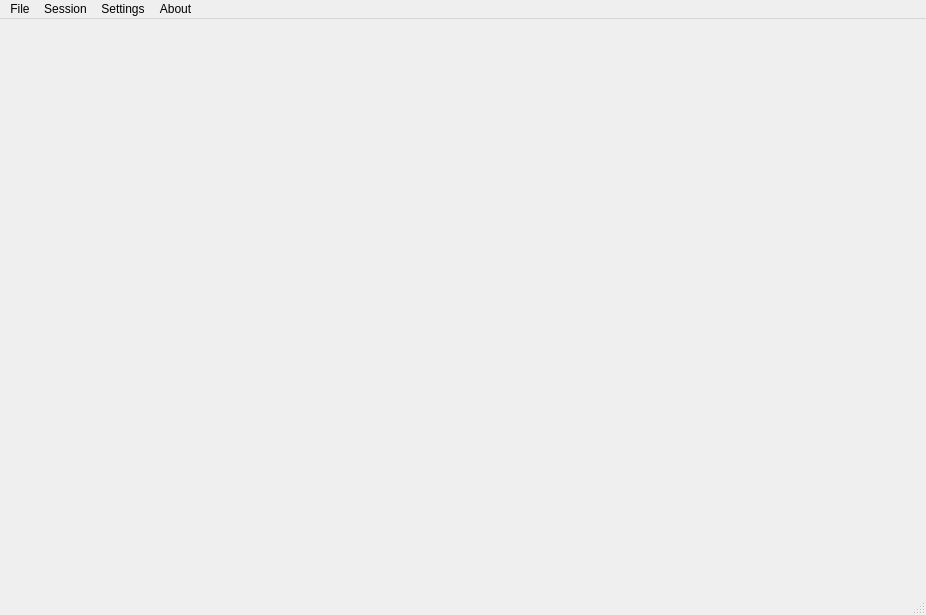
<?xml version="1.0" encoding="UTF-8"?>
<ui version="4.0">
 <class>MainWindow</class>
 <widget class="QMainWindow" name="MainWindow">
  <property name="enabled">
   <bool>true</bool>
  </property>
  <property name="geometry">
   <rect>
    <x>0</x>
    <y>0</y>
    <width>926</width>
    <height>615</height>
   </rect>
  </property>
  <property name="windowTitle">
   <string>DA_system</string>
  </property>
  <property name="toolButtonStyle">
   <enum>Qt::ToolButtonIconOnly</enum>
  </property>
  <property name="animated">
   <bool>true</bool>
  </property>
  <widget class="QWidget" name="centralWidget">
   <widget class="QCustomPlot" name="widget" native="true">
    <property name="enabled">
     <bool>true</bool>
    </property>
    <property name="geometry">
     <rect>
      <x>0</x>
      <y>0</y>
      <width>931</width>
      <height>571</height>
     </rect>
    </property>
    <property name="sizePolicy">
     <sizepolicy hsizetype="Expanding" vsizetype="Expanding">
      <horstretch>0</horstretch>
      <verstretch>0</verstretch>
     </sizepolicy>
    </property>
    <property name="maximumSize">
     <size>
      <width>16777215</width>
      <height>16777215</height>
     </size>
    </property>
   </widget>
  </widget>
  <widget class="QMenuBar" name="menuBar">
   <property name="geometry">
    <rect>
     <x>0</x>
     <y>0</y>
     <width>926</width>
     <height>25</height>
    </rect>
   </property>
   <widget class="QMenu" name="menuFile">
    <property name="title">
     <string>File</string>
    </property>
    <addaction name="actionNewSession"/>
    <addaction name="actionOpenSession"/>
    <addaction name="actionCloseSession"/>
    <addaction name="actionQuit"/>
   </widget>
   <widget class="QMenu" name="menuSettings">
    <property name="title">
     <string>Settings</string>
    </property>
   </widget>
   <widget class="QMenu" name="menuAbout">
    <property name="title">
     <string>About</string>
    </property>
   </widget>
   <widget class="QMenu" name="menuSession">
    <property name="title">
     <string>Session</string>
    </property>
    <addaction name="separator"/>
    <addaction name="actionStart"/>
    <addaction name="actionStop"/>
   </widget>
   <addaction name="menuFile"/>
   <addaction name="menuSession"/>
   <addaction name="menuSettings"/>
   <addaction name="menuAbout"/>
  </widget>
  <widget class="QStatusBar" name="statusBar"/>
  <action name="actionNewSession">
   <property name="text">
    <string>New session</string>
   </property>
  </action>
  <action name="actionOpenSession">
   <property name="text">
    <string>Open session</string>
   </property>
  </action>
  <action name="actionCloseSession">
   <property name="text">
    <string>Close session</string>
   </property>
  </action>
  <action name="actionQuit">
   <property name="text">
    <string>Quit</string>
   </property>
  </action>
  <action name="actionStart">
   <property name="text">
    <string>Start</string>
   </property>
  </action>
  <action name="actionStop">
   <property name="text">
    <string>Stop</string>
   </property>
  </action>
 </widget>
 <layoutdefault spacing="6" margin="11"/>
 <customwidgets>
  <customwidget>
   <class>QCustomPlot</class>
   <extends>QWidget</extends>
   <header location="global">qcustomplot.h</header>
   <container>1</container>
  </customwidget>
 </customwidgets>
 <resources/>
 <connections/>
</ui>
